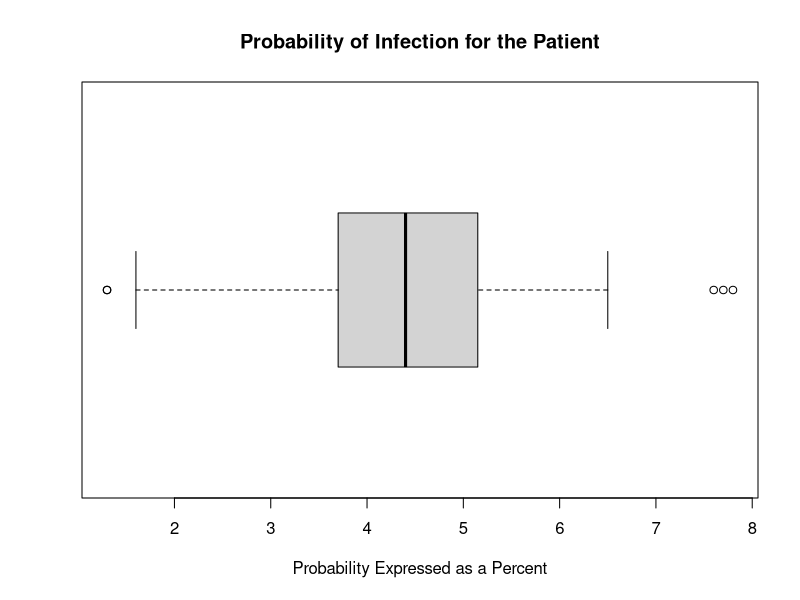
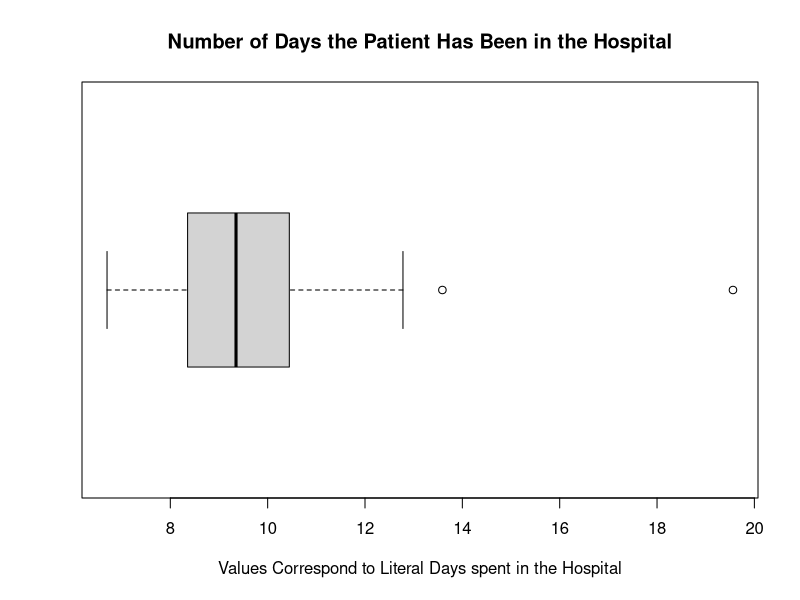
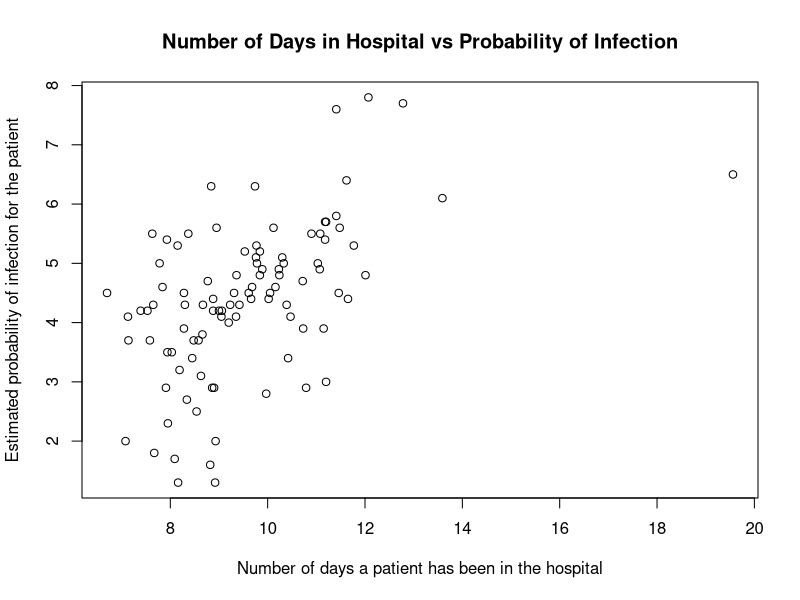
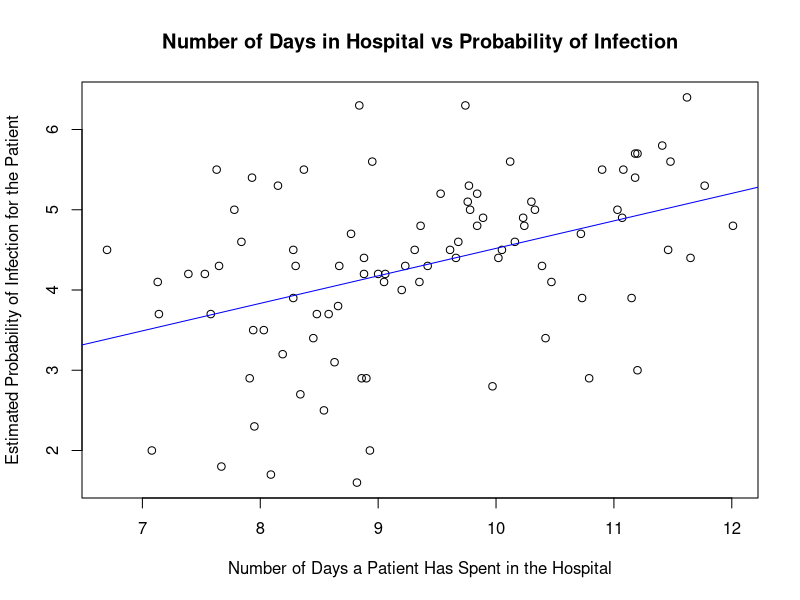

Generate these figures, in order, with R:
## ---- chunk 1
#putting this at the start of the file to read in data
hospital.data <- read.csv("hospital.csv", header=TRUE)

## ---- chunk 2
boxplot(hospital.data$Infect, data = hospital.data,
        main = "Probability of Infection for the Patient",
        xlab = "Probability Expressed as a Percent",
        horizontal = TRUE)

boxplot(hospital.data$Days, data = hospital.data,
        main = "Number of Days the Patient Has Been in the Hospital",
        xlab = "Values Correspond to Literal Days spent in the Hospital",
        horizontal = TRUE)
## ---- chunk 3
plot(hospital.data$Days, hospital.data$Infect,
     main = "Number of Days in Hospital vs Probability of Infection",
     xlab = "Number of days a patient has been in the hospital",
     ylab = "Estimated probability of infection for the patient"
)

## ---- chunk 4
#Removing outliers

#this section of code stores the outliers for the "Days" variable within the vector "outlier.Days"
Q1.Days = quantile(hospital.data$Days, 0.25)
Q3.Days = quantile(hospital.data$Days, 0.75)

lowerQ.Days = Q1.Days - 1.5*(Q3.Days - Q1.Days)
upperQ.Days = Q3.Days + 1.5*(Q3.Days - Q1.Days)

outlier.Days = which(hospital.data$Days > upperQ.Days| hospital.data$Days < lowerQ.Days)

#this section of code stores the outliers for the "Infect" variable within the vector "outlier.Infect"
Q1.Infect = quantile(hospital.data$Infect, 0.25)
Q3.Infect = quantile(hospital.data$Infect, 0.75)

lowerQ.Infect = Q1.Infect - 1.5*(Q3.Infect - Q1.Infect)
upperQ.Infect = Q3.Infect + 1.5*(Q3.Infect - Q1.Infect)

outlier.Infect = which(hospital.data$Infect > upperQ.Infect| hospital.data$Infect < lowerQ.Infect)

#Finally, I will redefine the data set which will not include the outliers
new.hospital.data = hospital.data[-c(outlier.Days,outlier.Infect), ]

#Finished Removing outliers

#rename the variables of the new.hospital.data vector
new.Days = new.hospital.data$Days
new.Infect = new.hospital.data$Infect

## ---- chunk 5
#create a linear model
lin.model = lm(new.Infect ~ new.Days, data=new.hospital.data)

plot(new.Days, new.Infect,
     main = "Number of Days in Hospital vs Probability of Infection",
     xlab = "Number of Days a Patient Has Spent in the Hospital",
     ylab = "Estimated Probability of Infection for the Patient"
)
abline(lin.model, col = "blue")


## ---- chunk 6
the.coefs = lin.model$coefficients
the.coefs
## ---- chunk 7
s.e = summary(lin.model)$sigma
s.e
## ---- chunk 8
CI = confint(lin.model, level = 0.95)
slope.CI = CI[2, ]
slope.CI
## ---- chunk 9
summary(lin.model)$coefficients

#code below to get the critical value
n.Days = length(new.Days)
qt(p = 0.05/2, df = n.Days-2, lower.tail = FALSE)
## ---- chunk 10
print("Predicting the infection risk of a patient who stayed at the hospital for 8 days:")
pre.eight = data.frame(new.Days = 8)
predict(lin.model, pre.eight, interval = 'predict')
## ---- chunk 11
print("Predicting the infection risk of a patient who stayed at the hospital for 40 days:")
pre.forty = data.frame(new.Days = 40)
predict(lin.model, pre.forty, interval = 'predict')
## ---- chunk 12
print("Predicting the average infection risk of a patient who stayed at the hospital for 15 days:")
av.fifteen = data.frame(new.Days = 15)
predict(lin.model, av.fifteen, interval = 'confidence')
